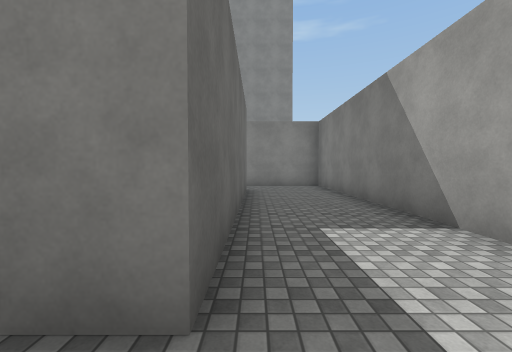
View 1 (above)

21 first-person views from a walk through a Unity game level. The camera is 1.4 m above the floor, tilts 2° down and sees 90° across. The floor is counted in squares, 2 m on a side. Each view is taken from the middle of a square. On the plan, view 1 faces up. The plan holds only what a view shows up to about 9 squares ahead; the rest is blank. The place goes on beyond the plan. The player is left out. Surface patterns are stand-ins for the level's own textures.

View 2
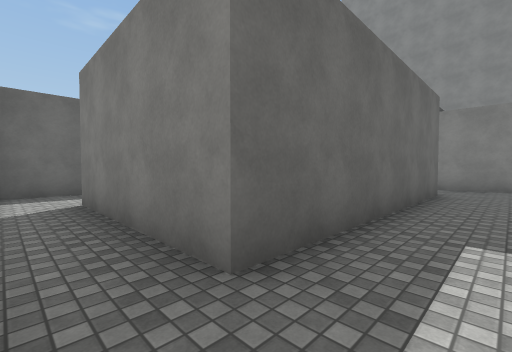

View 3
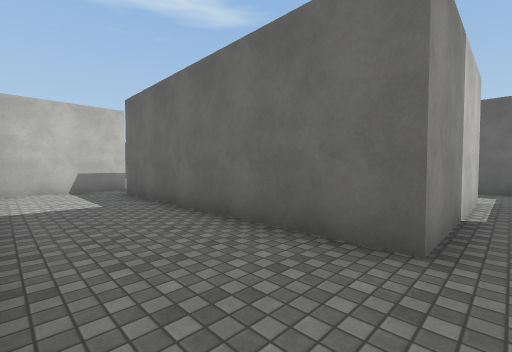

View 4
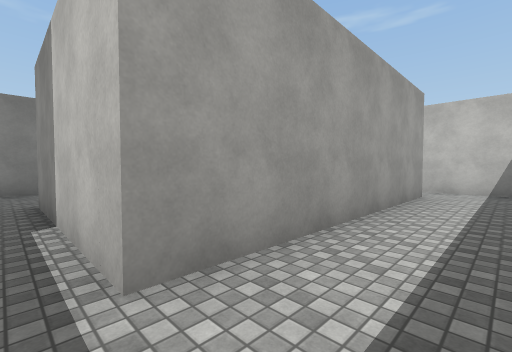

View 5
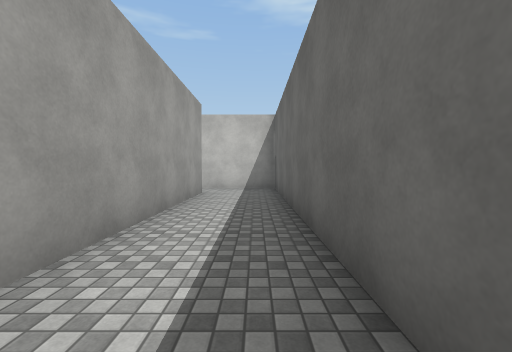

View 6
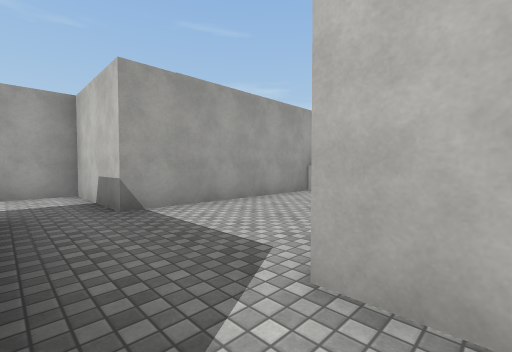

View 7
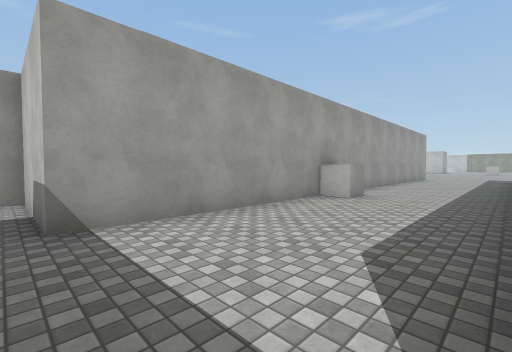

View 8
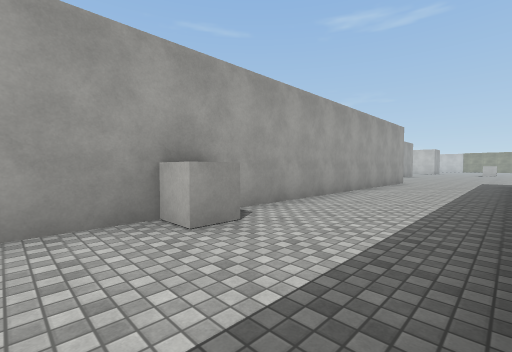

View 9
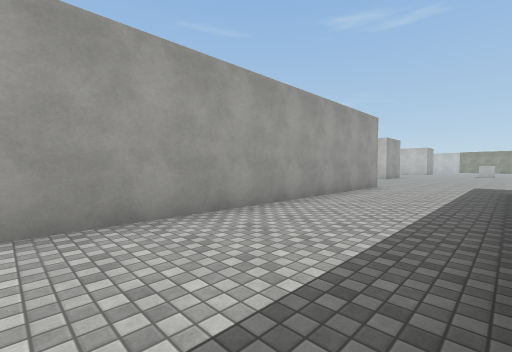

View 10
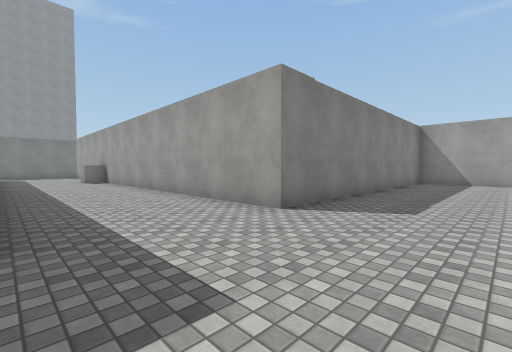

View 11
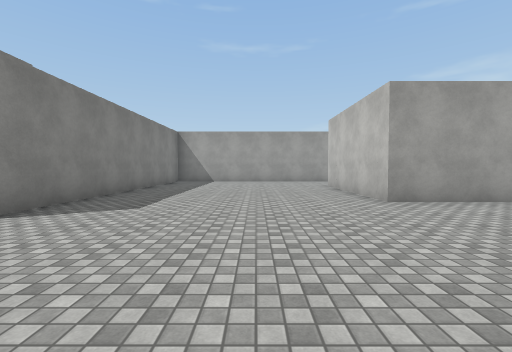

View 12
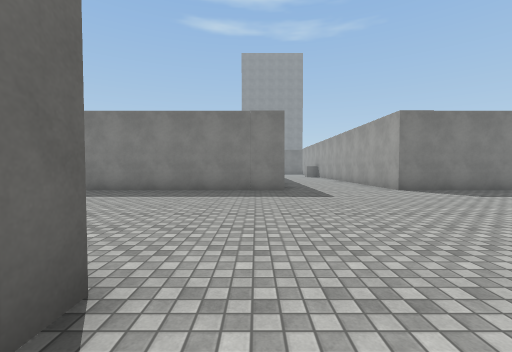

View 13
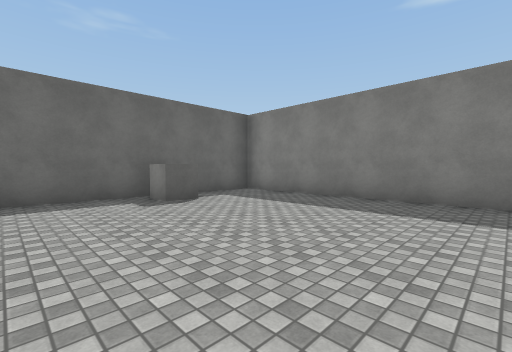

View 14
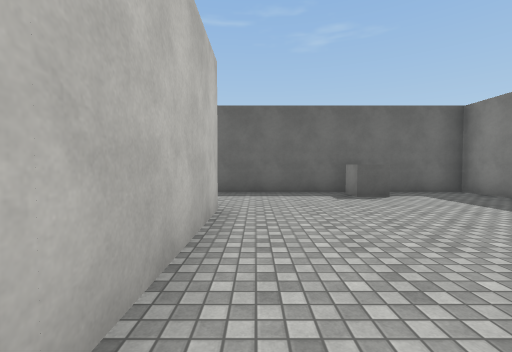

View 15
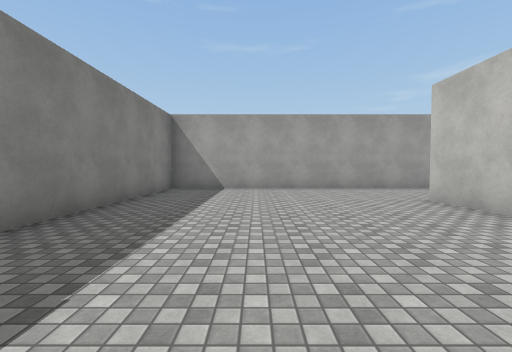

View 16
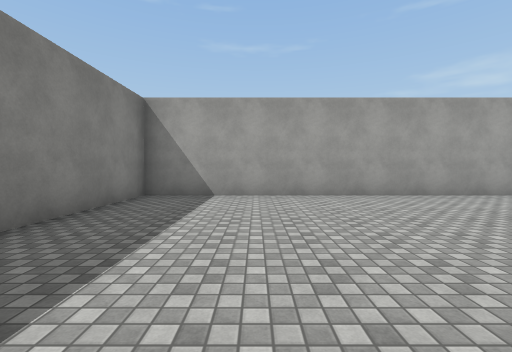

View 17
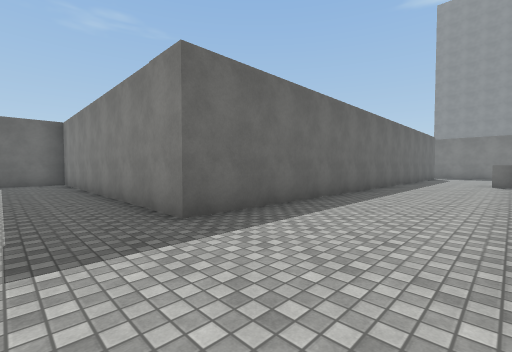

View 18
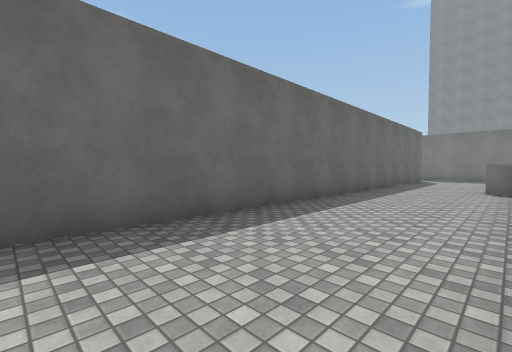

View 19
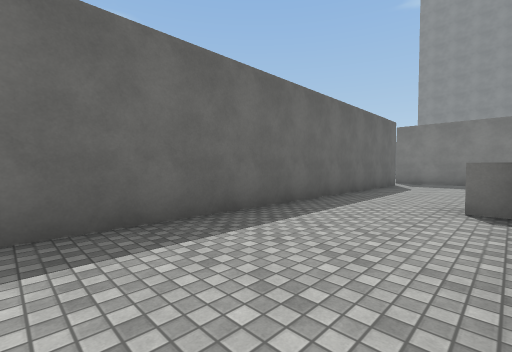

View 20
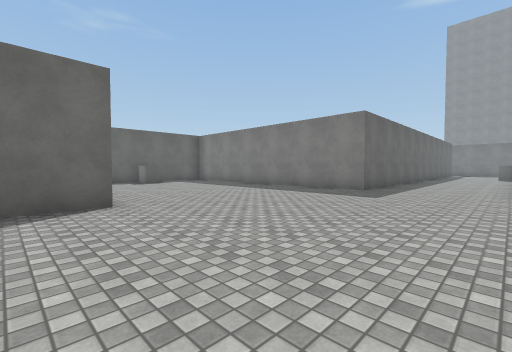

View 21
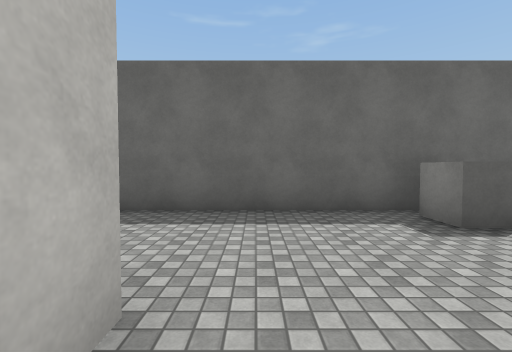

### Floor plan
Points are (right, up) in squares from view 1. A wall is a line through its corners. A room is listed if a view was taken in it or the views show most of it. See-through windows are left out.
Room 1 (views 1, 2, 3)
walls: (-0.7, -0.3) (2.3, -0.3) (2.3, 8.5); (-4.5, 7.5) (-0.3, 7.5) (-0.3, 1)
ways out: opening at (-5, 8) to room 2; opening at (-1, 0) to room 3
Room 2 (views 4, 5, 6)
walls: (-4.5, 1) (-4.5, 7.5); (-6.6, 8.1) (-6.6, -0.3) (-4.1, -0.3)
ways out: opening at (-5, 8) to room 1; opening at (-4, 0) to room 3
Room 3 (views 7, 8, 9, 10, 11, 12, 13, 14, 15, 16, 17, 18, 19, 20, 21)
walls: (-5.9, -22.5) (-5.9, -24.1); (1.1, -24.5) (1.1, -22.6) (5.4, -22.6); (-10.2, -22.6) (-6.5, -22.6); (8.3, -24.5) (8.3, -16.3) (-0.7, -16.3) (-0.7, -0.3); (-4.1, -1.4) (-4.1, -16.3) (-13.1, -16.3) (-13.1, -24.2); (-0.3, 1) (-4.5, 1)
ways out: opening at (-1, 0) to room 1; opening at (-4, 0) to room 2
objects: box (-12, -19); box (-1, -6)

Positions as (right, up) in squares from view 1, and headings:
1: (0, 0), facing up
2: (1, 0), facing up-left
3: (2, 8), facing down-left
4: (-6, 8), facing down-right
5: (-6, 8), facing down
6: (-5, 1), facing down-right
7: (-4, 0), facing down-right
8: (-4, -4), facing down-right
9: (-4, -7), facing down-right
10: (-4, -19), facing up-right
11: (-4, -20), facing right
12: (-5, -24), facing up
13: (-7, -22), facing up-left
14: (-6, -22), facing left
15: (0, -19), facing right
16: (2, -19), facing right
17: (-1, -18), facing up-left
18: (-1, -15), facing up-left
19: (-1, -11), facing up-left
20: (-1, -24), facing up-left
21: (-9, -22), facing left
